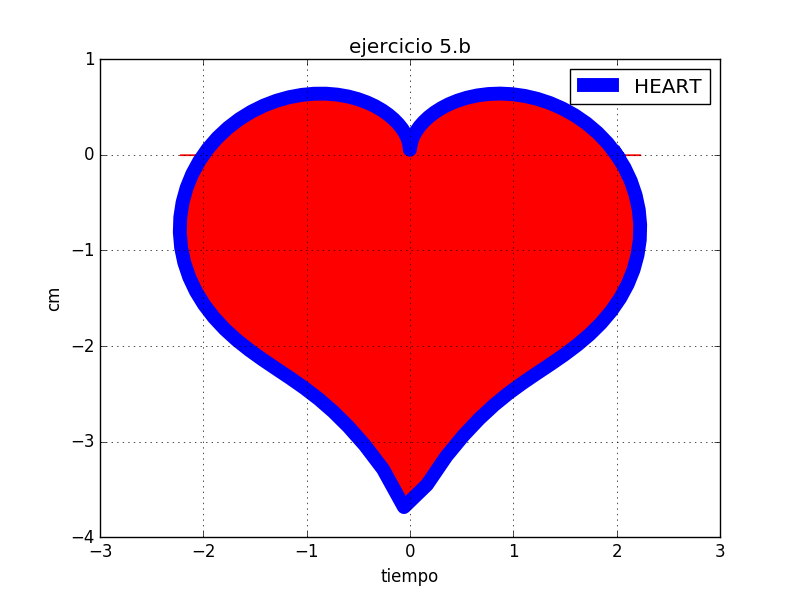

This chart was generated by the following Python code:
#MARTHA ELENA NIEVES MORA
#LABORATORIO 3B
#EJERCICIO 5b



import matplotlib.pyplot as plt
import numpy as np
import math

x=np.linspace(0,2*math.pi,100)
r=2-2*np.sin(x)+np.sin(x)*(np.sqrt(np.absolute(np.cos(x))))/(np.sin(x)+1.4)
y=r*np.cos(x)
z=r*np.sin(x)
plt.plot(y,z, linewidth=10, color='b', label='HEART')
plt.legend()
plt.title('ejercicio 5.b')
plt.xlabel('tiempo')
plt.ylabel('cm')
plt.fill_between(y,z,color='r')
plt.grid(True)
plt.show()
